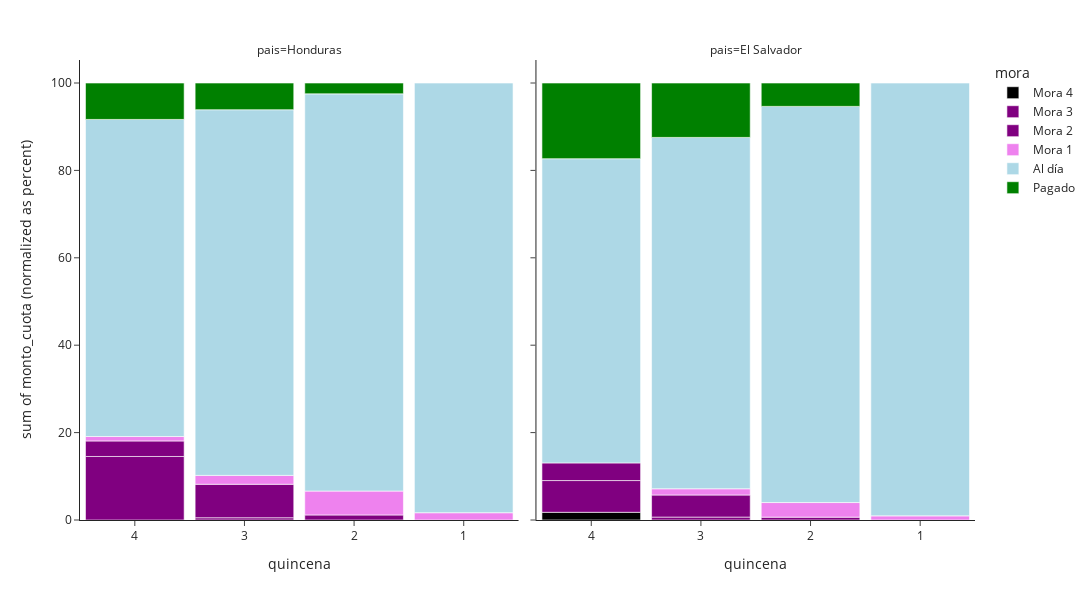

Notebook source saved alongside this figure:
### Code cell
fig = px.histogram(df[df['pais'].isin(['El Salvador', 'Honduras'])], template='simple_white', x='quincena', y='monto_cuota', color = 'mora', facet_col='pais', barnorm='percent',
                   color_discrete_map={'Mora 4':'black','Mora 3':'purple','Mora 2':'purple','Mora 1':'violet', 'Pagado':'green','Al día':'lightblue'},
                   category_orders={'quincena':['4','3','2','1'],
                                    'mora':['Mora 4','Mora 3','Mora 2','Mora 1','Al día','Pagado']})

fig.update_layout(height = 600, width=1200, bargap=0.1)

fig.show()

### Figure 1 — Plotly figure (JSON) as saved in the notebook; plotly's stock layout.template omitted (floating-point values rounded to 4 significant figures; data arrays with more than 128 entries replaced by an {"elided": "..."} marker saying what was removed)
{"data": [{"alignmentgroup": "True", "bingroup": "x", "histfunc": "sum", "hovertemplate": "mora=Mora 4<br>pais=El Salvador<br>quincena=%{x}<br>sum of monto_cuota (normalized as percent)=%{y}<extra></extra>", "legendgroup": "Mora 4", "marker": {"color": "black", "pattern": {"shape": ""}}, "name": "Mora 4", "offsetgroup": "Mora 4", "orientation": "v", "showlegend": true, "type": "histogram", "x": ["4"], "xaxis": "x2", "y": [93.36], "yaxis": "y2"}, {"alignmentgroup": "True", "bingroup": "x", "histfunc": "sum", "hovertemplate": "mora=Mora 3<br>pais=Honduras<br>quincena=%{x}<br>sum of monto_cuota (normalized as percent)=%{y}<extra></extra>", "legendgroup": "Mora 3", "marker": {"color": "purple", "pattern": {"shape": ""}}, "name": "Mora 3", "offsetgroup": "Mora 3", "orientation": "v", "showlegend": true, "type": "histogram", "x": ["4", "4", "4", "4", "4", "4", "4", "4", "4", "4", "4", "4", "4", "4", "4", "4", "4", "4", "4", "4", "4", "4", "4", "4", "4", "4", "4", "4", "4", "4", "4", "4", "4", "4", "4", "4", "4", "4", "4", "4", "4", "4", "4", "4", "3", "4", "4", "3", "3", "3", "3", "3", "3", "3", "3"], "xaxis": "x", "y": [107.5, 79.14, 71.01, 77.61, 77.61, 77.61, 98.31, 79.14, 95.52, 79.83, 95.52, 77.61, 95.52, 87.81, 98.94, 109.6, 87.66, 108.9, 84.63, 95.52, 95.52, 99.09, 64.05, 97.41, 66.24, 73.2, 85.95, 75.96, 73.2, 73.2, 97.23, 56.73, 53.88, 73.2, 80.73, 73.2, 97.41, 100.3, 91.77, 122.1, 66.06, 75.96, 98.94, 69.15, 88.41, 97.41, 99.51, 73.2, 68.64, 68.64, 68.64, 60.42, 106.0, 74.85, 94.35], "yaxis": "y"}, {"alignmentgroup": "True", "bingroup": "x", "histfunc": "sum", "hovertemplate": "mora=Mora 3<br>pais=El Salvador<br>quincena=%{x}<br>sum of monto_cuota (normalized as percent)=%{y}<extra></extra>", "legendgroup": "Mora 3", "marker": {"color": "purple", "pattern": {"shape": ""}}, "name": "Mora 3", "offsetgroup": "Mora 3", "orientation": "v", "showlegend": false, "type": "histogram", "x": ["4", "4", "4", "4", "4", "4", "3", "3"], "xaxis": "x2", "y": [45.09, 86.55, 47.01, 59.7, 55.56, 91.23, 70.8, 126.9], "yaxis": "y2"}, {"alignmentgroup": "True", "bingroup": "x", "histfunc": "sum", "hovertemplate": "mora=Mora 2<br>pais=Honduras<br>quincena=%{x}<br>sum of monto_cuota (normalized as percent)=%{y}<extra></extra>", "legendgroup": "Mora 2", "marker": {"color": "purple", "pattern": {"shape": ""}}, "name": "Mora 2", "offsetgroup": "Mora 2", "orientation": "v", "showlegend": true, "type": "histogram", "x": {"elided": "229 str values"}, "xaxis": "x", "y": {"elided": "229 float values"}, "yaxis": "y"}, {"alignmentgroup": "True", "bingroup": "x", "histfunc": "sum", "hovertemplate": "mora=Mora 2<br>pais=El Salvador<br>quincena=%{x}<br>sum of monto_cuota (normalized as percent)=%{y}<extra></extra>", "legendgroup": "Mora 2", "marker": {"color": "purple", "pattern": {"shape": ""}}, "name": "Mora 2", "offsetgroup": "Mora 2", "orientation": "v", "showlegend": false, "type": "histogram", "x": ["4", "4", "4", "4", "3", "3", "3", "3", "3", "3", "3", "3", "3", "3", "3", "3", "3", "3", "3", "3", "3", "3", "3", "3", "3", "3", "3", "3", "3", "3", "3", "3", "2", "2", "2", "2", "2", "2"], "xaxis": "x2", "y": [42.62, 75.38, 37.18, 58.9, 49.9, 46.24, 33.6, 39.02, 59.7, 39.8, 77.54, 82.38, 38.92, 75.44, 44.76, 50.94, 58.26, 55.56, 50.94, 60.82, 38.92, 59.7, 50.94, 50.24, 49.54, 60.1, 36.42, 65.14, 65.14, 50.24, 68.86, 38.58, 34.82, 60.82, 77.28, 61.18, 65.54, 40.86], "yaxis": "y2"}, {"alignmentgroup": "True", "bingroup": "x", "histfunc": "sum", "hovertemplate": "mora=Mora 1<br>pais=Honduras<br>quincena=%{x}<br>sum of monto_cuota (normalized as percent)=%{y}<extra></extra>", "legendgroup": "Mora 1", "marker": {"color": "violet", "pattern": {"shape": ""}}, "name": "Mora 1", "offsetgroup": "Mora 1", "orientation": "v", "showlegend": true, "type": "histogram", "x": {"elided": "490 str values"}, "xaxis": "x", "y": {"elided": "490 float values"}, "yaxis": "y"}, {"alignmentgroup": "True", "bingroup": "x", "histfunc": "sum", "hovertemplate": "mora=Mora 1<br>pais=El Salvador<br>quincena=%{x}<br>sum of monto_cuota (normalized as percent)=%{y}<extra></extra>", "legendgroup": "Mora 1", "marker": {"color": "violet", "pattern": {"shape": ""}}, "name": "Mora 1", "offsetgroup": "Mora 1", "orientation": "v", "showlegend": false, "type": "histogram", "x": ["3", "3", "3", "3", "3", "3", "3", "3", "3", "3", "3", "3", "3", "3", "3", "3", "2", "2", "2", "2", "2", "2", "2", "2", "2", "2", "2", "2", "2", "2", "2", "2", "2", "2", "2", "2", "2", "2", "2", "2", "2", "2", "2", "2", "2", "2", "2", "2", "2", "2", "2", "2", "2", "2", "2", "2", "2", "2", "2", "2", "2", "2", "2", "2", "2", "2", "2", "2", "2", "2", "2", "2", "1", "1", "1", "1", "1", "1", "1", "1", "1", "1", "1"], "xaxis": "x2", "y": [19.51, 29.85, 15.02, 33.23, 25.45, 30.41, 29.13, 20.96, 27.78, 33.83, 19.9, 27.94, 33.23, 20.3, 25.28, 31.75, 25.47, 19.9, 26.86, 24.98, 19.19, 25.47, 36.61, 20.89, 22.3, 49.7, 43.38, 52.22, 21.3, 64.71, 34.1, 33.23, 42.04, 25.07, 27.78, 37.69, 35.83, 17.44, 29.13, 20.41, 18.21, 38.82, 14.78, 19.12, 20.41, 15.54, 36.11, 40.93, 23.12, 41.39, 42.29, 37.8, 21.89, 42.04, 24.74, 48.57, 39.7, 23.88, 17.87, 21.89, 34.43, 61.33, 37.58, 43.88, 21.89, 22.68, 16.63, 16.63, 26.63, 37.69, 36.15, 60.95, 21.3, 64.71, 46.3, 19.85, 22.09, 53.55, 16.91, 29.13, 34.79, 34.79, 25.47], "yaxis": "y2"}, {"alignmentgroup": "True", "bingroup": "x", "histfunc": "sum", "hovertemplate": "mora=Al día<br>pais=Honduras<br>quincena=%{x}<br>sum of monto_cuota (normalized as percent)=%{y}<extra></extra>", "legendgroup": "Al día", "marker": {"color": "lightblue", "pattern": {"shape": ""}}, "name": "Al día", "offsetgroup": "Al día", "orientation": "v", "showlegend": true, "type": "histogram", "x": {"elided": "1330 str values"}, "xaxis": "x", "y": {"elided": "1330 float values"}, "yaxis": "y"}, {"alignmentgroup": "True", "bingroup": "x", "histfunc": "sum", "hovertemplate": "mora=Al día<br>pais=El Salvador<br>quincena=%{x}<br>sum of monto_cuota (normalized as percent)=%{y}<extra></extra>", "legendgroup": "Al día", "marker": {"color": "lightblue", "pattern": {"shape": ""}}, "name": "Al día", "offsetgroup": "Al día", "orientation": "v", "showlegend": false, "type": "histogram", "x": {"elided": "422 str values"}, "xaxis": "x2", "y": {"elided": "422 float values"}, "yaxis": "y2"}, {"alignmentgroup": "True", "bingroup": "x", "histfunc": "sum", "hovertemplate": "mora=Pagado<br>pais=Honduras<br>quincena=%{x}<br>sum of monto_cuota (normalized as percent)=%{y}<extra></extra>", "legendgroup": "Pagado", "marker": {"color": "green", "pattern": {"shape": ""}}, "name": "Pagado", "offsetgroup": "Pagado", "orientation": "v", "showlegend": true, "type": "histogram", "x": {"elided": "394 str values"}, "xaxis": "x", "y": {"elided": "394 float values"}, "yaxis": "y"}, {"alignmentgroup": "True", "bingroup": "x", "histfunc": "sum", "hovertemplate": "mora=Pagado<br>pais=El Salvador<br>quincena=%{x}<br>sum of monto_cuota (normalized as percent)=%{y}<extra></extra>", "legendgroup": "Pagado", "marker": {"color": "green", "pattern": {"shape": ""}}, "name": "Pagado", "offsetgroup": "Pagado", "orientation": "v", "showlegend": false, "type": "histogram", "x": {"elided": "189 str values"}, "xaxis": "x2", "y": {"elided": "189 float values"}, "yaxis": "y2"}], "layout": {"annotations": [{"font": {}, "showarrow": false, "text": "pais=Honduras", "x": 0.245, "xanchor": "center", "xref": "paper", "y": 1, "yanchor": "bottom", "yref": "paper"}, {"font": {}, "showarrow": false, "text": "pais=El Salvador", "x": 0.755, "xanchor": "center", "xref": "paper", "y": 1, "yanchor": "bottom", "yref": "paper"}], "bargap": 0.1, "barmode": "relative", "barnorm": "percent", "height": 600, "legend": {"title": {"text": "mora"}, "tracegroupgap": 0}, "margin": {"t": 60}, "width": 1200, "xaxis": {"anchor": "y", "categoryarray": ["4", "3", "2", "1"], "categoryorder": "array", "domain": [0, 0.49], "title": {"text": "quincena"}}, "xaxis2": {"anchor": "y2", "categoryarray": ["4", "3", "2", "1"], "categoryorder": "array", "domain": [0.51, 1], "matches": "x", "title": {"text": "quincena"}}, "yaxis": {"anchor": "x", "domain": [0, 1], "title": {"text": "sum of monto_cuota (normalized as percent)"}}, "yaxis2": {"anchor": "x2", "domain": [0, 1], "matches": "y", "showticklabels": false}}}
